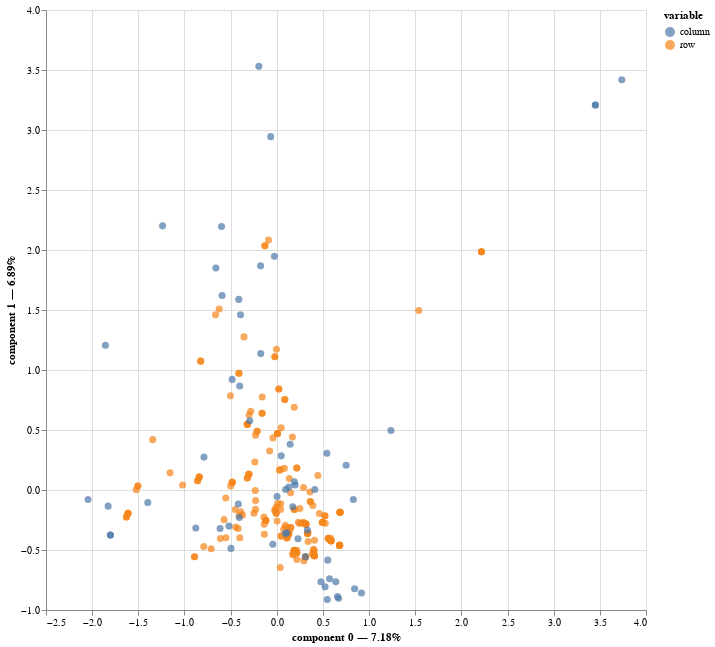

The notebook cell saved with this chart:
### Code cell
fitted_mca.plot(
    df_cat,
    x_component=0,
    y_component=1,
    show_column_markers=True,
    show_row_markers=True,
    show_column_labels=False,
    show_row_labels=False,
).properties(
    width=600,
    height=600
)

### Figure 1 — Vega-Lite specification as saved in the notebook (floating-point values rounded to 4 significant figures; data arrays with more than 128 entries replaced by an {"elided": "..."} marker saying what was removed)
{"config": {"view": {"continuousWidth": 300, "continuousHeight": 300}}, "layer": [{"data": {"name": "data-ea1a352b88fbaea6b3929a9c95025dfe"}, "mark": {"type": "circle", "size": 50}, "encoding": {"color": {"field": "variable", "type": "nominal"}, "tooltip": [{"field": "variable", "type": "nominal"}, {"field": "value", "type": "nominal"}, {"field": "component 0", "type": "quantitative"}, {"field": "component 1", "type": "quantitative"}], "x": {"axis": {"title": "component 0 — 7.18%"}, "field": "component 0", "scale": {"zero": false}, "type": "quantitative"}, "y": {"axis": {"title": "component 1 — 6.89%"}, "field": "component 1", "scale": {"zero": false}, "type": "quantitative"}}, "name": "view_1"}, {"data": {"name": "data-4dc1cbab3d090659e54d4de5a0aa90fc"}, "mark": {"type": "circle", "size": 50}, "encoding": {"color": {"field": "variable", "type": "nominal"}, "tooltip": [{"field": "variable", "type": "nominal"}, {"field": "value", "type": "nominal"}, {"field": "component 0", "type": "quantitative"}, {"field": "component 1", "type": "quantitative"}], "x": {"axis": {"title": "component 0 — 7.18%"}, "field": "component 0", "scale": {"zero": false}, "type": "quantitative"}, "y": {"axis": {"title": "component 1 — 6.89%"}, "field": "component 1", "scale": {"zero": false}, "type": "quantitative"}}}], "height": 600, "params": [{"name": "param_1", "select": {"type": "interval", "encodings": ["x", "y"]}, "bind": "scales", "views": ["view_1"]}], "width": 600, "$schema": "https://vega.github.io/schema/vega-lite/v5.20.1.json", "datasets": {"data-ea1a352b88fbaea6b3929a9c95025dfe": {"elided": "201 records"}, "data-4dc1cbab3d090659e54d4de5a0aa90fc": [{"component 0": -0.02509, "component 1": 1.947, "component 2": -1.025, "component 3": -1.283, "component 4": 0.06924, "variable": "column", "value": "make_alfa-romero", "label": "make_alfa-romero"}, {"component 0": -0.6141, "component 1": -0.3203, "component 2": 0.009737, "component 3": 0.07299, "component 4": -0.9242, "variable": "column", "value": "make_audi", "label": "make_audi"}, {"component 0": -0.4016, "component 1": 0.8667, "component 2": -0.452, "component 3": -0.494, "component 4": -0.913, "variable": "column", "value": "make_bmw", "label": "make_bmw"}, {"component 0": 0.6397, "component 1": -0.7655, "component 2": 0.04651, "component 3": 0.09965, "component 4": 0.3866, "variable": "column", "value": "make_chevrolet", "label": "make_chevrolet"}, {"component 0": 0.4786, "component 1": -0.7648, "component 2": -0.0853, "component 3": -0.1664, "component 4": 0.2125, "variable": "column", "value": "make_dodge", "label": "make_dodge"}, {"component 0": 0.8434, "component 1": -0.8235, "component 2": -0.2529, "component 3": -0.7637, "component 4": 0.2902, "variable": "column", "value": "make_honda", "label": "make_honda"}, {"component 0": 0.4119, "component 1": 0.004626, "component 2": -0.05276, "component 3": -0.5187, "component 4": 0.1868, "variable": "column", "value": "make_isuzu", "label": "make_isuzu"}, {"component 0": -0.6599, "component 1": 1.849, "component 2": -0.8722, "component 3": -1.423, "component 4": -2.172, "variable": "column", "value": "make_jaguar", "label": "make_jaguar"}, {"component 0": 1.237, "component 1": 0.4952, "component 2": 1.479, "component 3": 0.3641, "component 4": -0.2838, "variable": "column", "value": "make_mazda", "label": "make_mazda"}, {"component 0": -1.856, "component 1": 1.206, "component 2": 0.5544, "component 3": -0.9837, "component 4": 0.7001, "variable": "column", "value": "make_mercedes-benz", "label": "make_mercedes-benz"}, {"component 0": 0.04833, "component 1": 0.2846, "component 2": 0.2136, "component 3": -0.6256, "component 4": 1.24, "variable": "column", "value": "make_mercury", "label": "make_mercury"}, {"component 0": 0.6579, "component 1": -0.8871, "component 2": 0.05874, "component 3": -0.5648, "component 4": 1.449, "variable": "column", "value": "make_mitsubishi", "label": "make_mitsubishi"}, {"component 0": 0.1301, "component 1": 0.02558, "component 2": -0.3932, "component 3": -0.3658, "component 4": -0.4353, "variable": "column", "value": "make_nissan", "label": "make_nissan"}, {"component 0": -2.045, "component 1": -0.07958, "component 2": 1.457, "component 3": 0.836, "component 4": 0.2777, "variable": "column", "value": "make_peugot", "label": "make_peugot"}, {"component 0": 0.5232, "component 1": -0.8072, "component 2": -0.03383, "component 3": -0.2105, "component 4": 0.5368, "variable": "column", "value": "make_plymouth", "label": "make_plymouth"}, {"component 0": -0.06593, "component 1": 2.945, "component 2": -2.417, "component 3": 2.277, "component 4": 3.613, "variable": "column", "value": "make_porsche", "label": "make_porsche"}, {"component 0": 0.3317, "component 1": -0.3342, "component 2": -0.2961, "component 3": -0.1111, "component 4": -0.3753, "variable": "column", "value": "make_renault", "label": "make_renault"}, {"component 0": 0.1733, "component 1": -0.14, "component 2": -0.249, "component 3": -0.5349, "component 4": -0.1899, "variable": "column", "value": "make_saab", "label": "make_saab"}, {"component 0": 0.2299, "component 1": -0.4056, "component 2": -0.9705, "component 3": 2.818, "component 4": -0.6856, "variable": "column", "value": "make_subaru", "label": "make_subaru"}, {"component 0": 0.09643, "component 1": 0.004488, "component 2": -0.2285, "component 3": -0.1229, "component 4": -0.1666, "variable": "column", "value": "make_toyota", "label": "make_toyota"}, {"component 0": -0.4962, "component 1": -0.4866, "component 2": 0.3079, "component 3": -0.1662, "component 4": 0.03142, "variable": "column", "value": "make_volkswagen", "label": "make_volkswagen"}, {"component 0": -0.7888, "component 1": 0.274, "component 2": 0.09143, "component 3": -0.1142, "component 4": -0.6605, "variable": "column", "value": "make_volvo", "label": "make_volvo"}, {"component 0": -1.802, "component 1": -0.376, "component 2": 1.465, "component 3": 0.2091, "component 4": 0.7823, "variable": "column", "value": "fuel-type_diesel", "label": "fuel-type_diesel"}, {"component 0": 0.1991, "component 1": 0.04155, "component 2": -0.1619, "component 3": -0.0231, "component 4": -0.08644, "variable": "column", "value": "fuel-type_gas", "label": "fuel-type_gas"}, {"component 0": 0.1913, "component 1": 0.06923, "component 2": -0.1457, "component 3": -0.003533, "component 4": -0.1832, "variable": "column", "value": "aspiration_std", "label": "aspiration_std"}, {"component 0": -0.877, "component 1": -0.3173, "component 2": 0.668, "component 3": 0.01619, "component 4": 0.8398, "variable": "column", "value": "aspiration_turbo", "label": "aspiration_turbo"}, {"component 0": -0.4058, "component 1": -0.2291, "component 2": 0.07215, "component 3": 0.1959, "component 4": -0.4171, "variable": "column", "value": "num-of-doors_four", "label": "num-of-doors_four"}, {"component 0": 0.5426, "component 1": 0.3063, "component 2": -0.09648, "component 3": -0.2619, "component 4": 0.5577, "variable": "column", "value": "num-of-doors_two", "label": "num-of-doors_two"}, {"component 0": -0.1755, "component 1": 1.868, "component 2": -1.157, "component 3": -0.4682, "component 4": 0.9262, "variable": "column", "value": "body-style_convertible", "label": "body-style_convertible"}, {"component 0": -0.4112, "component 1": 1.588, "component 2": -0.9158, "component 3": 0.4299, "component 4": 1.898, "variable": "column", "value": "body-style_hardtop", "label": "body-style_hardtop"}, {"component 0": 0.8294, "component 1": -0.07927, "component 2": 0.12, "component 3": -0.2512, "component 4": 0.4637, "variable": "column", "value": "body-style_hatchback", "label": "body-style_hatchback"}, {"component 0": -0.4161, "component 1": -0.117, "component 2": 0.0713, "component 3": -0.05827, "component 4": -0.3966, "variable": "column", "value": "body-style_sedan", "label": "body-style_sedan"}, {"component 0": -0.5178, "component 1": -0.3009, "component 2": -0.02392, "component 3": 0.8772, "component 4": -0.5997, "variable": "column", "value": "body-style_wagon", "label": "body-style_wagon"}, {"component 0": -0.04286, "component 1": -0.4521, "component 2": -0.7933, "component 3": 2.658, "component 4": -1.045, "variable": "column", "value": "drive-wheels_4wd", "label": "drive-wheels_4wd"}, {"component 0": 0.3102, "component 1": -0.5553, "component 2": -0.07426, "component 3": -0.103, "component 4": 0.05584, "variable": "column", "value": "drive-wheels_fwd", "label": "drive-wheels_fwd"}, {"component 0": -0.4836, "component 1": 0.9219, "component 2": 0.2015, "component 3": -0.1215, "component 4": 0.02359, "variable": "column", "value": "drive-wheels_rwd", "label": "drive-wheels_rwd"}, {"component 0": 0.002945, "component 1": -0.05349, "component 2": 0.04432, "component 3": -0.04344, "component 4": -0.06368, "variable": "column", "value": "engine-location_front", "label": "engine-location_front"}, {"component 0": -0.1943, "component 1": 3.53, "component 2": -2.925, "component 3": 2.867, "component 4": 4.203, "variable": "column", "value": "engine-location_rear", "label": "engine-location_rear"}, {"component 0": -0.1737, "component 1": 1.137, "component 2": -0.6458, "component 3": -0.7837, "component 4": -0.5875, "variable": "column", "value": "engine-type_dohc", "label": "engine-type_dohc"}, {"component 0": -1.827, "component 1": -0.1346, "component 2": 1.371, "component 3": 0.7959, "component 4": 0.3397, "variable": "column", "value": "engine-type_l", "label": "engine-type_l"}, {"component 0": 0.1084, "component 1": -0.3562, "component 2": 0.01195, "component 3": -0.2137, "component 4": 0.06647, "variable": "column", "value": "engine-type_ohc", "label": "engine-type_ohc"}, {"component 0": 0.1451, "component 1": 0.3816, "component 2": -1.361, "component 3": 2.828, "component 4": 0.2922, "variable": "column", "value": "engine-type_ohcf", "label": "engine-type_ohcf"}, {"component 0": -0.5919, "component 1": 1.621, "component 2": -0.6636, "component 3": -1.275, "component 4": -0.6513, "variable": "column", "value": "engine-type_ohcv", "label": "engine-type_ohcv"}, {"component 0": 3.452, "component 1": 3.208, "component 2": 4.654, "component 3": 1.251, "component 4": -0.6452, "variable": "column", "value": "engine-type_rotor", "label": "engine-type_rotor"}, {"component 0": -1.237, "component 1": 2.201, "component 2": -0.4686, "component 3": -1.724, "component 4": 0.01323, "variable": "column", "value": "num-of-cylinders_eight", "label": "num-of-cylinders_eight"}, {"component 0": -1.398, "component 1": -0.105, "component 2": 0.6682, "component 3": -0.06819, "component 4": 0.04174, "variable": "column", "value": "num-of-cylinders_five", "label": "num-of-cylinders_five"}, {"component 0": 0.09284, "component 1": -0.3635, "component 2": -0.01188, "component 3": 0.06933, "component 4": 0.05784, "variable": "column", "value": "num-of-cylinders_four", "label": "num-of-cylinders_four"}, {"component 0": -0.3929, "component 1": 1.46, "component 2": -0.8772, "component 3": -0.2705, "component 4": -0.2244, "variable": "column", "value": "num-of-cylinders_six", "label": "num-of-cylinders_six"}, {"component 0": 0.5716, "component 1": -0.7394, "component 2": 0.4164, "component 3": 0.3538, "component 4": 1.022, "variable": "column", "value": "num-of-cylinders_three", "label": "num-of-cylinders_three"}, {"component 0": -0.5984, "component 1": 2.196, "component 2": -0.9217, "component 3": -2.17, "component 4": -2.607, "variable": "column", "value": "num-of-cylinders_twelve", "label": "num-of-cylinders_twelve"}, {"component 0": 3.452, "component 1": 3.208, "component 2": 4.654, "component 3": 1.251, "component 4": -0.6452, "variable": "column", "value": "num-of-cylinders_two", "label": "num-of-cylinders_two"}, {"component 0": 0.9178, "component 1": -0.8588, "component 2": -0.2518, "component 3": -0.8258, "component 4": 0.3775, "variable": "column", "value": "fuel-system_1bbl", "label": "fuel-system_1bbl"}, {"component 0": 0.5521, "component 1": -0.5846, "component 2": -0.2232, "component 3": 0.3359, "component 4": -0.1799, "variable": "column", "value": "fuel-system_2bbl", "label": "fuel-system_2bbl"}, {"component 0": 3.738, "component 1": 3.418, "component 2": 5.089, "component 3": 1.402, "component 4": -0.6883, "variable": "column", "value": "fuel-system_4bbl", "label": "fuel-system_4bbl"}, {"component 0": -1.802, "component 1": -0.376, "component 2": 1.465, "component 3": 0.2091, "component 4": 0.7823, "variable": "column", "value": "fuel-system_idi", "label": "fuel-system_idi"}, {"component 0": 0.6693, "component 1": -0.9021, "component 2": 0.1964, "component 3": -0.6336, "component 4": 1.682, "variable": "column", "value": "fuel-system_mfi", "label": "fuel-system_mfi"}, {"component 0": -0.293, "component 1": 0.5765, "component 2": -0.3241, "component 3": -0.1362, "component 4": -0.2986, "variable": "column", "value": "fuel-system_mpfi", "label": "fuel-system_mpfi"}, {"component 0": 0.5473, "component 1": -0.9125, "component 2": 0.2389, "component 3": -0.7506, "component 4": 2.084, "variable": "column", "value": "fuel-system_spdi", "label": "fuel-system_spdi"}, {"component 0": 0.7518, "component 1": 0.2068, "component 2": -0.04307, "component 3": -0.8873, "component 4": 0.8129, "variable": "column", "value": "fuel-system_spfi", "label": "fuel-system_spfi"}]}}
